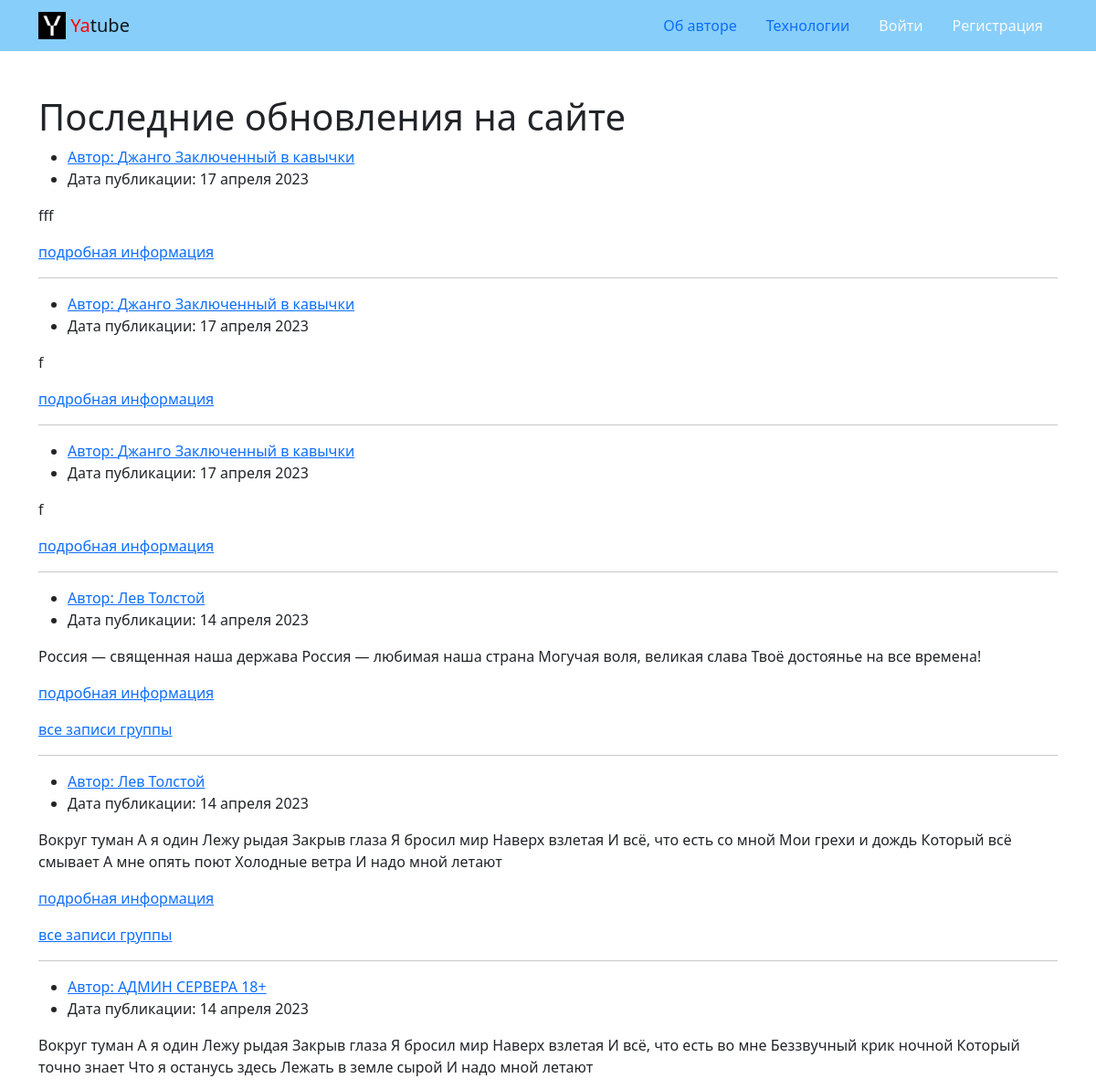
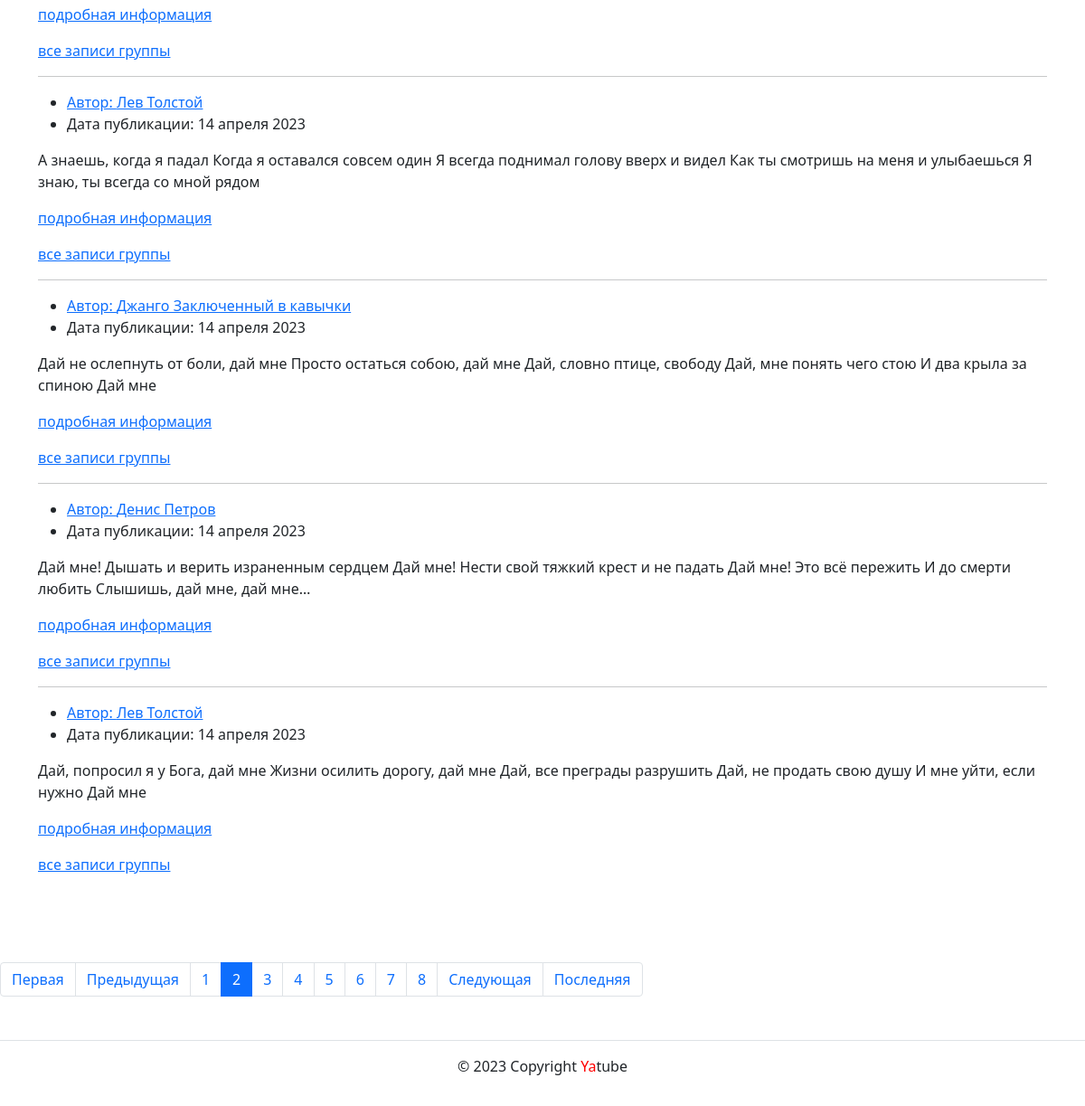
Screenshot of /?page=2 with the database file from the repository (2 pictures, top to bottom).
### posts/models.py (models this page shows)
class Post(models.Model):
    text = models.TextField()
    pub_date = models.DateTimeField(auto_now_add=True)
    group = models.ForeignKey(
        Group,
        blank=True,
        null=True,
        on_delete=models.SET_NULL,
        related_name='group_posts'
    )
    author = models.ForeignKey(
        User,
        on_delete=models.CASCADE,
        related_name='posts'
    )

### posts/views.py (the view)
# urls.py: path('', views.index, name='index'),
def index(request):
    post_list = Post.objects.all().order_by('-pub_date')
    paginator = Paginator(post_list, NUM_OF_POSTS)
    page_number = request.GET.get('page')
    page_obj = paginator.get_page(page_number)
    context = {
        'page_obj': page_obj,
    }
    return render(request, 'posts/index.html', context)

### templates/posts/index.html (shortened to what this page needs)
{% extends 'base.html' %}
{% block content %}
    <main>
      <div class="container py-5">
        <h1>Последние обновления на сайте</h1>
        <article>
          {% for post in page_obj %}
          <ul>
            <li>
              <a href="{% url 'posts:profile' post.author %}">Автор: {{ post.author.get_full_name }}</a>
            </li>
            <li>
              Дата публикации: {{ post.pub_date|date:"d E Y" }}
            </li>
          </ul>
          <p>{{ post.text }}</p>
          <p><a href="{% url 'posts:post_detail' post.pk %}">подробная информация </a></p>
          {% if post.group %}
            <a href="{% url 'posts:group_posts' post.group.slug %}">все записи группы</a>
          {% endif %}
          {% if not forloop.last %}<hr>{% endif %}
        {% endfor %}
        </article>
      </div>
    </main>
  {% include 'posts/includes/paginator.html' %}
{% endblock %}

### rows the page displays
Post: author.get_full_name "Джанго Заключенный в кавычки", pub_date "17 апреля 2023", text "fff"
Post: author.get_full_name "Джанго Заключенный в кавычки", pub_date "17 апреля 2023", text "f"
Post: author.get_full_name "Джанго Заключенный в кавычки", pub_date "17 апреля 2023", text "f"
Post: author.get_full_name "Лев Толстой", pub_date "14 апреля 2023", text "Россия — священная наша держава Россия — любимая наша страна Могучая воля, великая слава Твоё достоянье на все времена!", shows "все записи группы"
Post: author.get_full_name "Лев Толстой", pub_date "14 апреля 2023", text "Вокруг туман А я один Лежу рыдая Закрыв глаза Я бросил мир Наверх взлетая И всё, что есть со мной Мои грехи и дождь Который всё смывает А мне опять поют Холодные ветра И надо мной летают", shows "все записи группы"
Post: author.get_full_name "АДМИН СЕРВЕРА 18+", pub_date "14 апреля 2023", text "Вокруг туман А я один Лежу рыдая Закрыв глаза Я бросил мир Наверх взлетая И всё, что есть во мне Беззвучный крик ночной Который точно знает Что я останусь здесь Лежать в земле сырой И надо мной летают", shows "все записи группы"
Post: author.get_full_name "Лев Толстой", pub_date "14 апреля 2023", text "А знаешь, когда я падал Когда я оставался совсем один Я всегда поднимал голову вверх и видел Как ты смотришь на меня и улыбаешься Я знаю, ты всегда со мной рядом", shows "все записи группы"
Post: author.get_full_name "Джанго Заключенный в кавычки", pub_date "14 апреля 2023", text "Дай не ослепнуть от боли, дай мне Просто остаться собою, дай мне Дай, словно птице, свободу Дай, мне понять чего стою И два крыла за спиною Дай мне", shows "все записи группы"
Post: author.get_full_name "Денис Петров", pub_date "14 апреля 2023", text "Дай мне! Дышать и верить израненным сердцем Дай мне! Нести свой тяжкий крест и не падать Дай мне! Это всё пережить И до смерти любить Слышишь, дай мне, дай мне…", shows "все записи группы"
Post: author.get_full_name "Лев Толстой", pub_date "14 апреля 2023", text "Дай, попросил я у Бога, дай мне Жизни осилить дорогу, дай мне Дай, все преграды разрушить Дай, не продать свою душу И мне уйти, если нужно Дай мне", shows "все записи группы"

### other values shown
{{ i }} "1" "3" "4" "5" "6" "7" "8"
{{ i }} "2"
